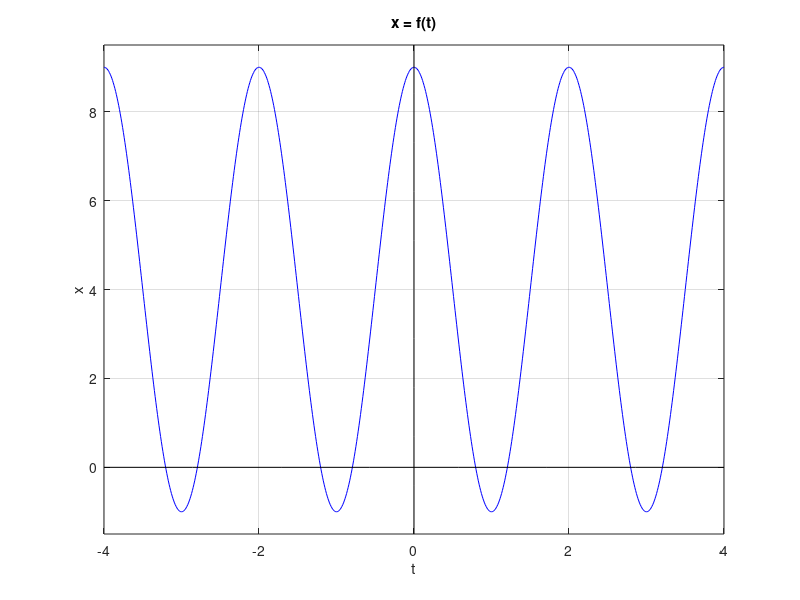
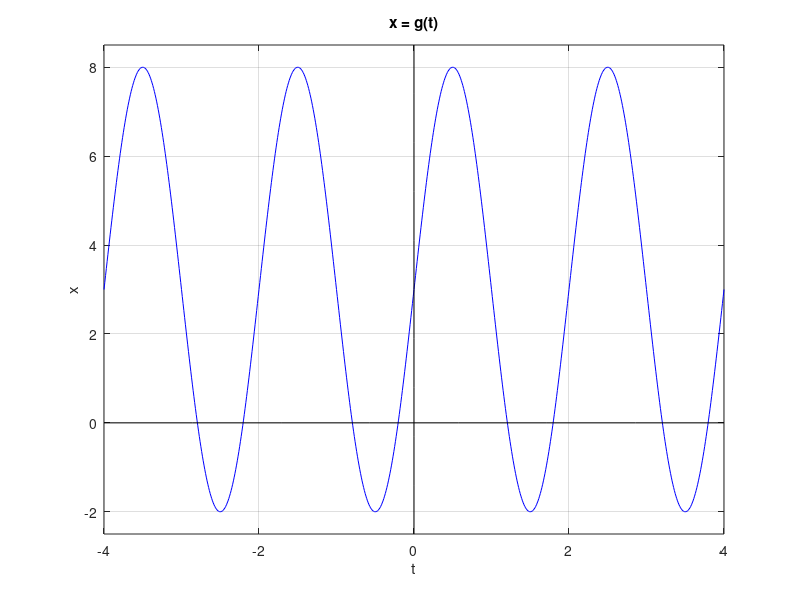
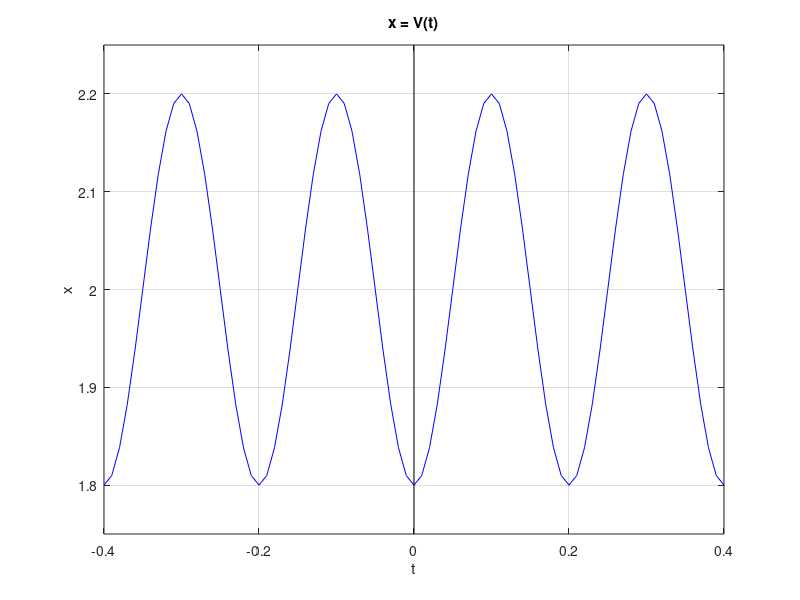
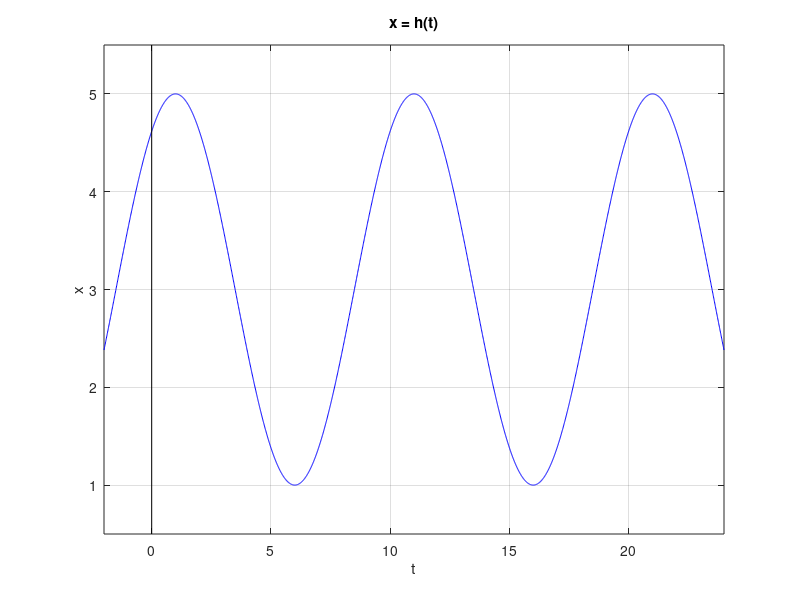

Write MATLAB code to recreate these figures, in order.
close all

t=-4:0.01:4;
x=4 + 5*cos(pi*t);
plot(t,x,'b')
hold on
grid on

% x axis
x = linspace(-4,4,8);
y = 0*x;
plot(x,y,'k');

% y axis
y = linspace(-1.5,9.5,11);
x = 0*y;
plot(x,y,'k');

title('x = f(t)');
xlabel('t');
ylabel('x');
axis([-4,4,-1.5,9.5])

%%%%%%%%%%%%%%%%%%%%%%%%%%%%%%%%%%%%%%%%%%%%%%%%%%
figure

t=-4:0.01:4;
x= 3 + 5*cos(pi*(t-0.5));
plot(t,x,'b')
hold on
grid on

% x axis
x = linspace(-4,4,8);
y = 0*x;
plot(x,y,'k');

% y axis
y = linspace(-2.5,8.5,11);
x = 0*y;
plot(x,y,'k');

title('x = g(t)');
xlabel('t');
ylabel('x');
axis([-4,4,-2.5,8.5])

%%%%%%%%%%%%%%%%%%%%%%%%%%%%%%%%%%%%%%%%%%%%%%%%%%

figure

x=-0.4:0.01:0.4;
y=2+0.2*cos((2*pi/0.2)*(x-0.1));
plot(x,y,'b');
grid on
hold on;

% x axis
% x = [-0.4,0.4];
% y = [0,0];
% plot(x,y,'k');

% y axis
y = [1.75,2.25];
x = [0,0];
plot(x,y,'k');

xlabel('t')
ylabel('x')
title('x = V(t)')
axis([-0.4,0.4,1.75,2.25]);

%%%%%%%%%%%%%%%%%%%%%%%%%%%%%%%%%%%%%%%%%%%%%%%%%%
figure

x=-2:0.01:24;
y= 3 + 2 *cos( pi*(x-1)/5 );
plot(x,y,'b');
grid on;
hold on;

% x and y axis
% x = -2:26:24;
% y = 0*x;
% plot(x,y,'k');

y = 0.5:5:5.5;
x = 0*y;
plot(x,y,'k');

xlabel('t')
ylabel('x')
title('x = h(t)')
axis([-2,24,0.5,5.5]);
